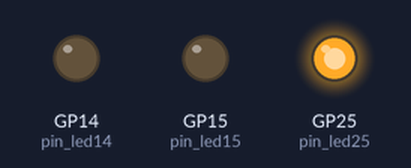
Bench run of a program on a simulated Raspberry Pi Pico running MicroPython. Parts: output pins drawn as LEDs (lit = HIGH).

Above: at 0.05 s.
At 0.75 s:
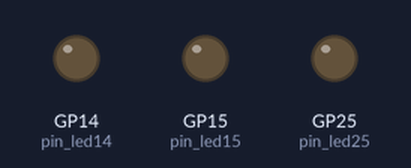
At 1.45 s:
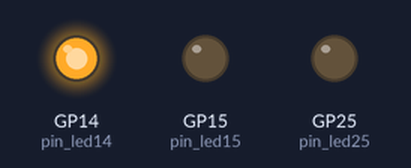
At 2.85 s:
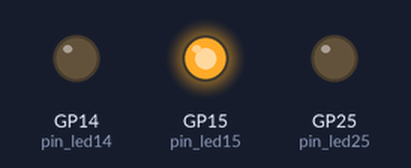
Timing chart, 0 to 3.1 s (numbered marks = the images above):
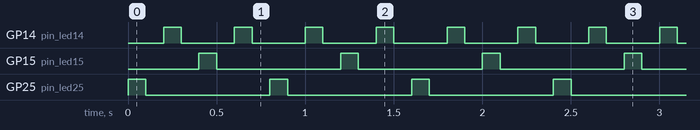

Measured:
- by itself, GP14 (pin_led14): alternates HIGH for 0.10 s and LOW for 0.30 s
- by itself, GP15 (pin_led15), GP25 (pin_led25): alternates HIGH for 0.10 s and LOW for 0.70 s

The program:

blink.py
```python
import machine
from time import sleep
from machine import Pin,PWM
pin_led25 = machine.Pin(25,machine.Pin.OUT)
pin_led14 = machine.Pin(14,machine.Pin.OUT)
pin_led15 = machine.Pin(15,machine.Pin.OUT)
buzz = PWM(Pin(16))
while True:
    pin_led25.on()
    sleep(0.1)
    pin_led25.off()
    sleep(0.1)
    pin_led14.on()
    sleep(0.1)
    pin_led14.off()
    sleep(0.1)
    pin_led15.on()
    sleep(0.1)
    pin_led15.off()
    sleep(0.1)
    pin_led14.on()
    sleep(0.1)
    pin_led14.off()
    sleep(0.1)
```
